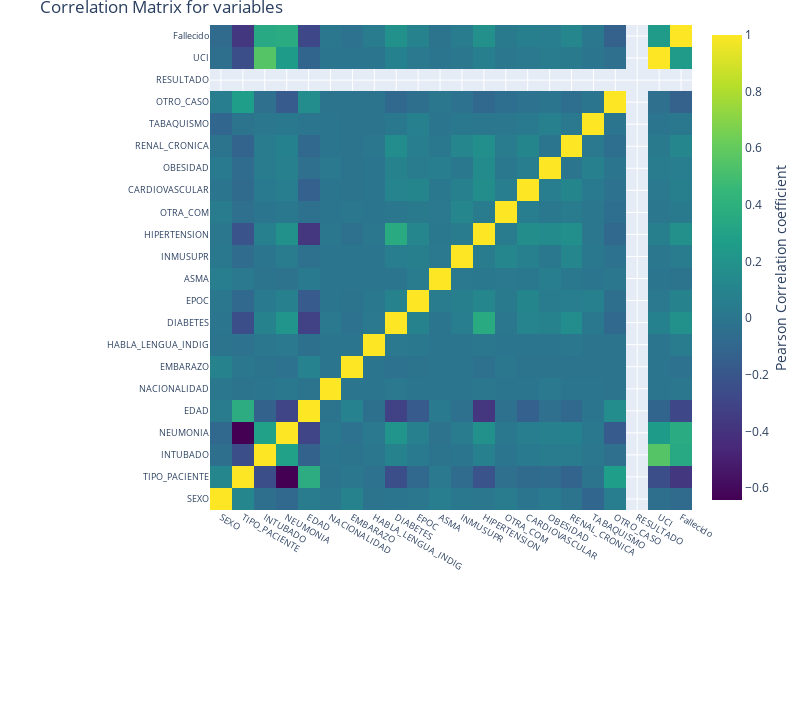

Write notebook code for a chart like this one.
### Markdown cell above
En este apartado se va a realizar un análisis estadístico inferencial con los datos del juego que está siendo analizado en esta práctica.

Como se ha visto en la parte de limpieza de los datos, el dataset cuenta con una serie de pacientes a los que se les ha realizado la prueba del coronavirus y han dado positivo en ella, ya que las filas con negativos han sido eliminadas del dataset. Además, se ha creado una variable llamada "Fallecido", que indica con un 1 si el paciente ha fenecido y con un 2 si ha sobrevivido a la enfermedad.

EL objetivo de este análisis es comprender qué variables tienen una mayor influencia sobre la variable "Fallecido", para determinar qué características clínicas suponen factores de riesgo en pacientes con Coronavirus.

En primer lugar, conviene analizar los resultados de la matriz de correlaciones, donde se indica cuál es el grado de correlación entre las diferentes variables. Se observa que, para la variable "Fallecido", existen valores altos de correlación, tanto positiva como negativa.

### Code cell
#correlation
correlation = data.corr()
#tick labels
matrix_cols = correlation.columns.tolist()
#convert to array
corr_array  = np.array(correlation)

#Plotting
trace = go.Heatmap(z = corr_array,
                   x = matrix_cols,
                   y = matrix_cols,
                   colorscale = "Viridis",
                   colorbar   = dict(title = "Pearson Correlation coefficient",
                                     titleside = "right"
                                    ) ,
                  )

layout = go.Layout(dict(title = "Correlation Matrix for variables",
                        autosize = False,
                        height  = 720,
                        width   = 800,
                        margin  = dict(r = 0 ,l = 210,
                                       t = 25,b = 210,
                                      ),
                        yaxis   = dict(tickfont = dict(size = 9)),
                        xaxis   = dict(tickfont = dict(size = 9))
                       )
                  )

data_list = [trace]
fig = go.Figure(data=data_list,layout=layout)
py.iplot(fig)

### Figure 1 — Plotly figure (JSON) as saved in the notebook; plotly's stock layout.template omitted (floating-point values rounded to 4 significant figures; data arrays with more than 128 entries replaced by an {"elided": "..."} marker saying what was removed)
{"data": [{"colorbar": {"title": {"side": "right", "text": "Pearson Correlation coefficient"}}, "colorscale": [[0, "#440154"], [0.1111, "#482878"], [0.2222, "#3e4989"], [0.3333, "#31688e"], [0.4444, "#26828e"], [0.5556, "#1f9e89"], [0.6667, "#35b779"], [0.7778, "#6ece58"], [0.8889, "#b5de2b"], [1, "#fde725"]], "type": "heatmap", "x": ["SEXO", "TIPO_PACIENTE", "INTUBADO", "NEUMONIA", "EDAD", "NACIONALIDAD", "EMBARAZO", "HABLA_LENGUA_INDIG", "DIABETES", "EPOC", "ASMA", "INMUSUPR", "HIPERTENSION", "OTRA_COM", "CARDIOVASCULAR", "OBESIDAD", "RENAL_CRONICA", "TABAQUISMO", "OTRO_CASO", "RESULTADO", "UCI", "Fallecido"], "y": ["SEXO", "TIPO_PACIENTE", "INTUBADO", "NEUMONIA", "EDAD", "NACIONALIDAD", "EMBARAZO", "HABLA_LENGUA_INDIG", "DIABETES", "EPOC", "ASMA", "INMUSUPR", "HIPERTENSION", "OTRA_COM", "CARDIOVASCULAR", "OBESIDAD", "RENAL_CRONICA", "TABAQUISMO", "OTRO_CASO", "RESULTADO", "UCI", "Fallecido"], "z": {"elided": "22x22 float values"}}], "layout": {"autosize": false, "height": 720, "margin": {"b": 210, "l": 210, "r": 0, "t": 25}, "title": {"text": "Correlation Matrix for variables"}, "width": 800, "xaxis": {"tickfont": {"size": 9}}, "yaxis": {"tickfont": {"size": 9}}}}
